Frame 1 (no input): blank canvas, image omitted
Frame 60 (no input): blank canvas, image omitted
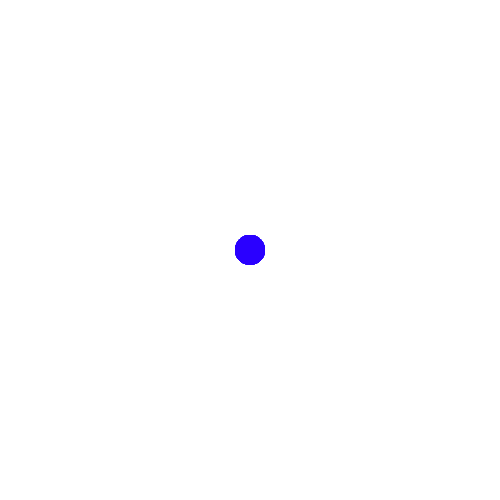
Frame 120 (the mouse pressed at the canvas centre since frame 60)

The p5.js sketch whose frames 1 and 60 were blank and that drew this single picture after the mouse press (run headless with seeded random() and noise() and a simulated clock; from frame 60 on, the mouse is pressed at the canvas centre):

// p5.js sketch
// ── sketch.js
function setup() {
  createCanvas(500, 500);

  colorMode(RGB); // we have two color modes RGB and HSB
}

function draw() {

  noStroke();

  colorMode(RGB); // we have two color modes RGB and HSB
  fill(255, 255, 255, 2);
  rect(0, 0, width, height);
  
  colorMode(HSB);
  fill( mouseX, 100, 100, mouseY);
  ellipse(mouseX, mouseY, 30, 30);
  
}
